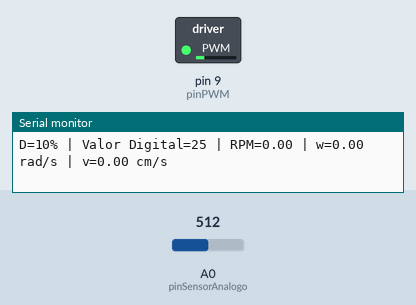
Simulated run of this sketch. Board: Arduino Uno, built with avr-gcc and run on an emulated ATmega328P. Parts: switched loads named in the sketch (green lamp = pin HIGH), the last lines printed to the serial monitor. Inputs (shaded band) come from the test bench; at power-on: A0 (pinSensorAnalogo) = 512.

Above: at 7.1 s.
At 19.1 s:
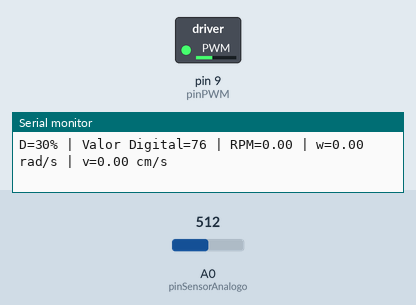
At 31.1 s:
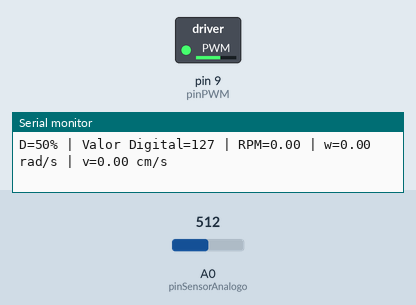
At 61.1 s:
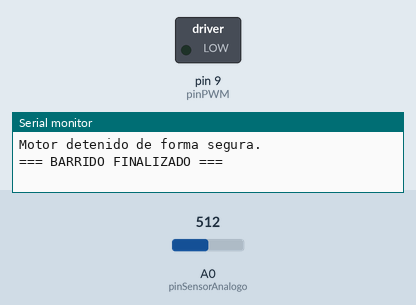
Timing chart, 0 to 62.6 s (numbered marks = the images above):
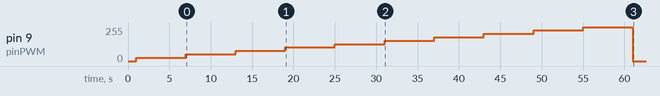

The sketch:

pwm_sensor.ino
```cpp
#include <Arduino.h>

// --- PARÁMETROS CONFIGURABLES DE LA PRÁCTICA ---
const int pinSensorAnalogo = A0;    // Pin analógico conectado a la salida análoga del sensor
const int pinPWM = 9;               // Pin PWM del Arduino UNO conectado a la base del transistor (TIP31/TIP120)[cite: 2, 5]
const float Tm = 1.0;               // Tiempo de muestreo en segundos[cite: 2, 3]
const int N = 20;                   // Pulsos por vuelta del disco ranurado[cite: 2, 3]
const float D_rueda = 2.5;          // Diámetro de la rueda en cm (ajústalo si tu rueda es de 5 cm)[cite: 6, 8]
const unsigned long t_estab = 5000; // Tiempo de estabilización de 5 segundos por nivel[cite: 6]

// Variables para la detección del flanco analógico
int umbral = 512;                   // Valor medio de voltaje (0-1023) para detectar el paso de la ranura
bool estadoAnterior = false;

void setup() {
  // Inicializar comunicación serial a 115200 baudios
  Serial.begin(115200);
  delay(1000);

  // Configurar pin PWM como salida
  pinMode(pinPWM, OUTPUT);

  Serial.println("=== INICIO DE BARRIDO PWM (LECTURA ANÁLOGA EN A0) ===");

  // Ejecutar el barrido automático una sola vez al iniciar
  ejecutarBarridoPWM();

  Serial.println("=== BARRIDO FINALIZADO ===");
}

void loop() {
  // Vacío, el barrido se ejecuta de forma secuencial en el setup
}

void ejecutarBarridoPWM() {
  // Pasos de ciclo de trabajo indicados en la guía (10% al 100%)[cite: 6]
  int pasos[] = {10, 20, 30, 40, 50, 60, 70, 80, 90, 100};
  int numPasos = 10;

  for (int i = 0; i < numPasos; i++) {
    int D = pasos[i];

    // Mapear el porcentaje de Duty (0-100) al valor digital de 8 bits del Arduino UNO (0 a 255)
    int valorDigital = map(D, 0, 100, 0, 255);

    // Aplicar el PWM al pin del transistor
    analogWrite(pinPWM, valorDigital);

    // 1. Esperar el tiempo de estabilización mecánica del motor (5 segundos)[cite: 6]
    delay(t_estab);

    // 2. Ventana de muestreo de Tm segundos (1 segundo) midiendo por analógico
    unsigned long inicioMuestreo = millis();
    unsigned int cont = 0;

    while (millis() - inicioMuestreo < (Tm * 1000)) {
      int valorAnalogo = analogRead(pinSensorAnalogo);
      bool estadoActual = (valorAnalogo > umbral);

      if (estadoActual && !estadoAnterior) {
        cont++; // Contar flanco de subida en la señal analógica
      }
      estadoAnterior = estadoActual;
    }

    // --- CÁLCULOS EXIGIDOS POR LA GUÍA ---
    float f_sensor = (float)cont / Tm;                  // Frecuencia del sensor en Hz[cite: 3, 8]
    float RPM = (f_sensor / (float)N) * 60.0;           // Velocidad en RPM[cite: 3, 8]
    float omega = RPM * (2.0 * PI / 60.0);              // Velocidad angular en rad/s[cite: 3, 8]
    float v = (PI * D_rueda * RPM) / 60.0;              // Velocidad lineal en cm/s[cite: 6, 8]

    // Imprimir en el Monitor Serial con formato claro para la Tabla 3
    Serial.print("D=");
    Serial.print(D);
    Serial.print("% | Valor Digital=");
    Serial.print(valorDigital);
    Serial.print(" | RPM=");
    Serial.print(RPM, 2);
    Serial.print(" | w=");
    Serial.print(omega, 2);
    Serial.print(" rad/s | v=");
    Serial.print(v, 2);
    Serial.println(" cm/s");
  }

  // --- APAGADO SEGURO DEL MOTOR ---
  analogWrite(pinPWM, 0);
  Serial.println("Motor detenido de forma segura.");
}
```
